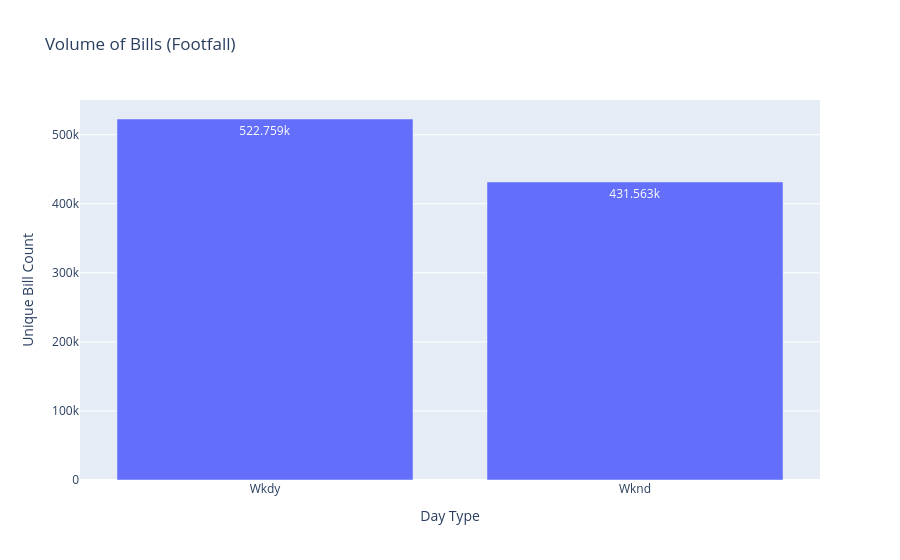

The cell this chart's notebook holds for it:
### Code cell
df22 = dfx[dfx['Year']==2022]
analyzer = SegmentationAnalyzer()
# Initialize analyzer
analyzer.analyze_a1(df22)

### Figure 1 — Plotly figure (JSON) as saved in the notebook; plotly's stock layout.template omitted (floating-point values rounded to 4 significant figures)
{"data": [{"hovertemplate": "Day_Type=%{x}<br>Bill_No=%{y}<extra></extra>", "legendgroup": "", "marker": {"color": "#636efa", "pattern": {"shape": ""}}, "name": "", "orientation": "v", "showlegend": false, "textposition": "auto", "texttemplate": "%{y}", "type": "bar", "x": ["Wkdy", "Wknd"], "xaxis": "x", "y": [522759, 431563], "yaxis": "y"}], "layout": {"barmode": "relative", "legend": {"tracegroupgap": 0}, "title": {"text": "Volume of Bills (Footfall)"}, "xaxis": {"anchor": "y", "domain": [0, 1], "title": {"text": "Day Type"}}, "yaxis": {"anchor": "x", "domain": [0, 1], "title": {"text": "Unique Bill Count"}}}}
